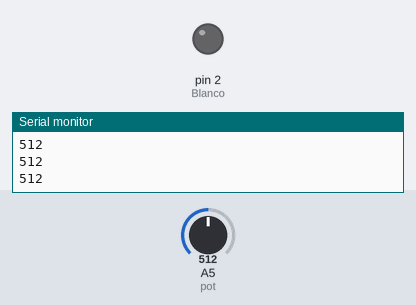
Simulated run of this sketch. Board: Arduino Uno, built with avr-gcc and run on an emulated ATmega328P. Parts: output pins drawn as LEDs (lit = HIGH), the last lines printed to the serial monitor. The test bench sets the inputs (shaded band); at power-on: A5 (pot) = 512.

Above: at 1.2 s.
1.3 s: A5 (pot) set to 526
At 2.5 s:
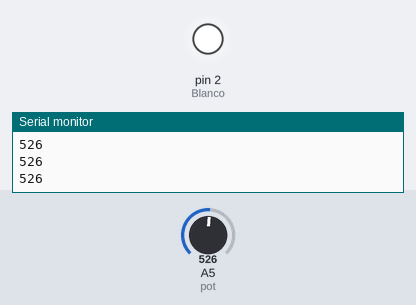
2.8 s: A5 (pot) set to 511
At 3.7 s:
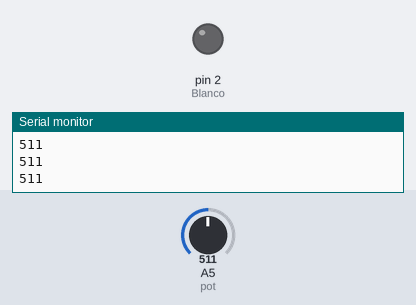
4.3 s: A5 (pot) set to 716
At 4.8 s:
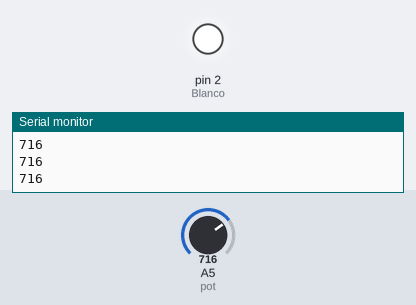
Timing chart, 0 to 7.3 s (numbered marks = the images above; inputs shaded):
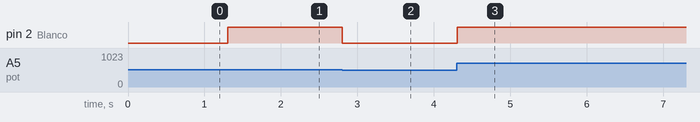

Measured:
- the behaviour switches between 513 and 514 on A5 (pot) (found by bisection; images 0 and 1)
- after the input at 1.3 s, pin 2 (Blanco): LOW → HIGH at once
- after the input at 2.8 s, pin 2 (Blanco): HIGH → LOW at once
- after the input at 4.3 s, pin 2 (Blanco): LOW → HIGH at once

The sketch:

Reto_24.ino
```cpp
//Reto 24
//Miguel Bercedo
/*
Monta el módulo led blanco en la posición A y el módulo potenciómetro en la posición F.
Confeccionar un programa que modifique el brillo del led blanco mediante el potenciómetro.
*/
#define Blanco 2    // Led Blanco en pin digital 2
#define pot A5      // Potenciómetro en entrada analógica A5

int valor_pot = 0;   // Variable para recoger valor del potenciómetro

void setup()         // Función Inicial
{
  pinMode(Blanco, OUTPUT);  // Configurar el pin del LED como salida
  Serial.begin(9600);       // Iniciar comunicación serie a 9600 baudios
}

void loop()         // Función Principal
{
  valor_pot = analogRead(pot);                // Leer el valor del potenciómetro (0 a 1023)
  Serial.println(valor_pot);                  // Enviar el valor leído al monitor serie
  int brillo = map(valor_pot, 0, 1023, 0, 255); // Mapear el valor del potenciómetro al rango del PWM (0 a 255)
  analogWrite(Blanco, brillo);                // Ajustar el brillo del LED
  delay(10);                                  // Poner un delay de 10 milisegundos
}
```
